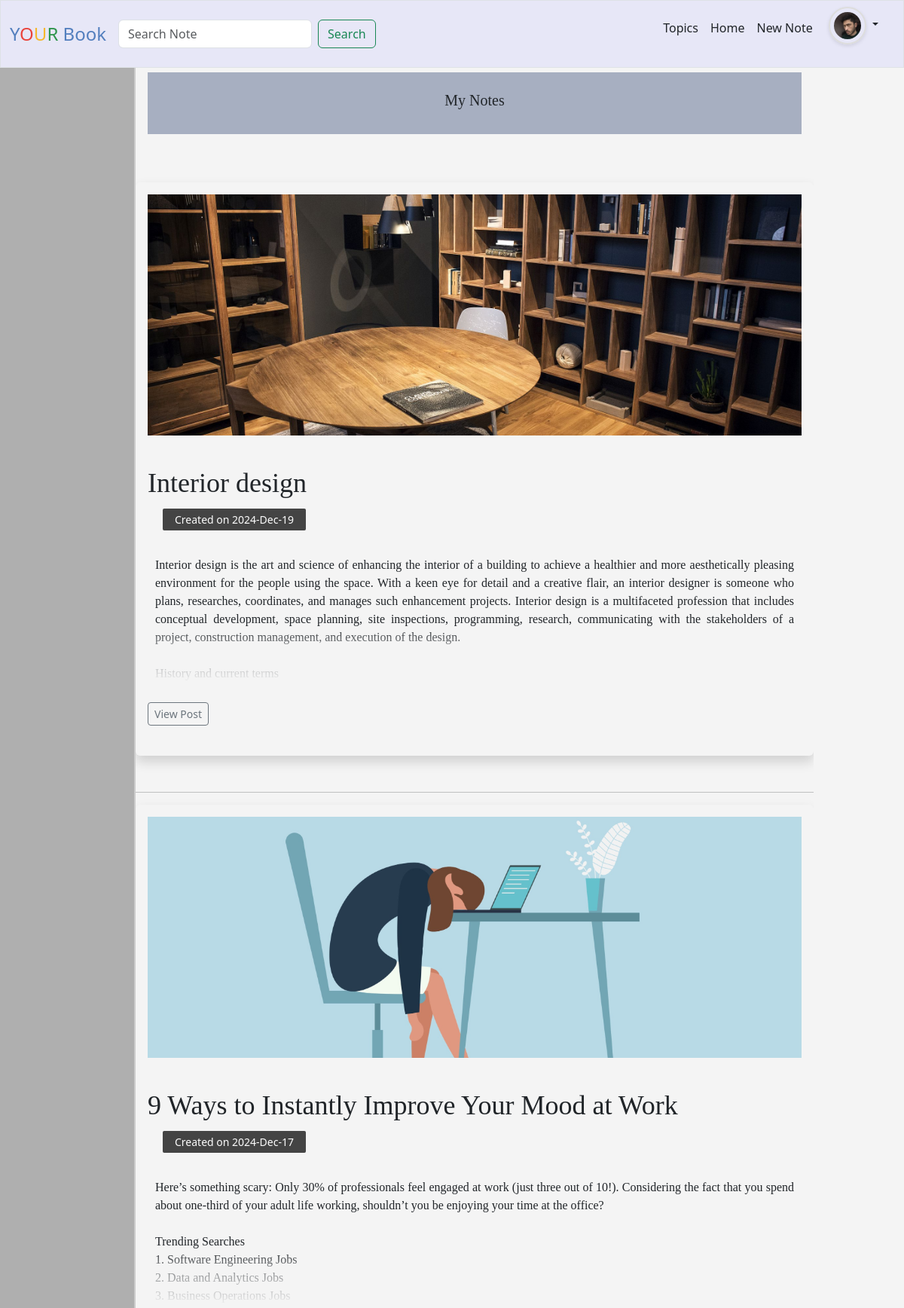
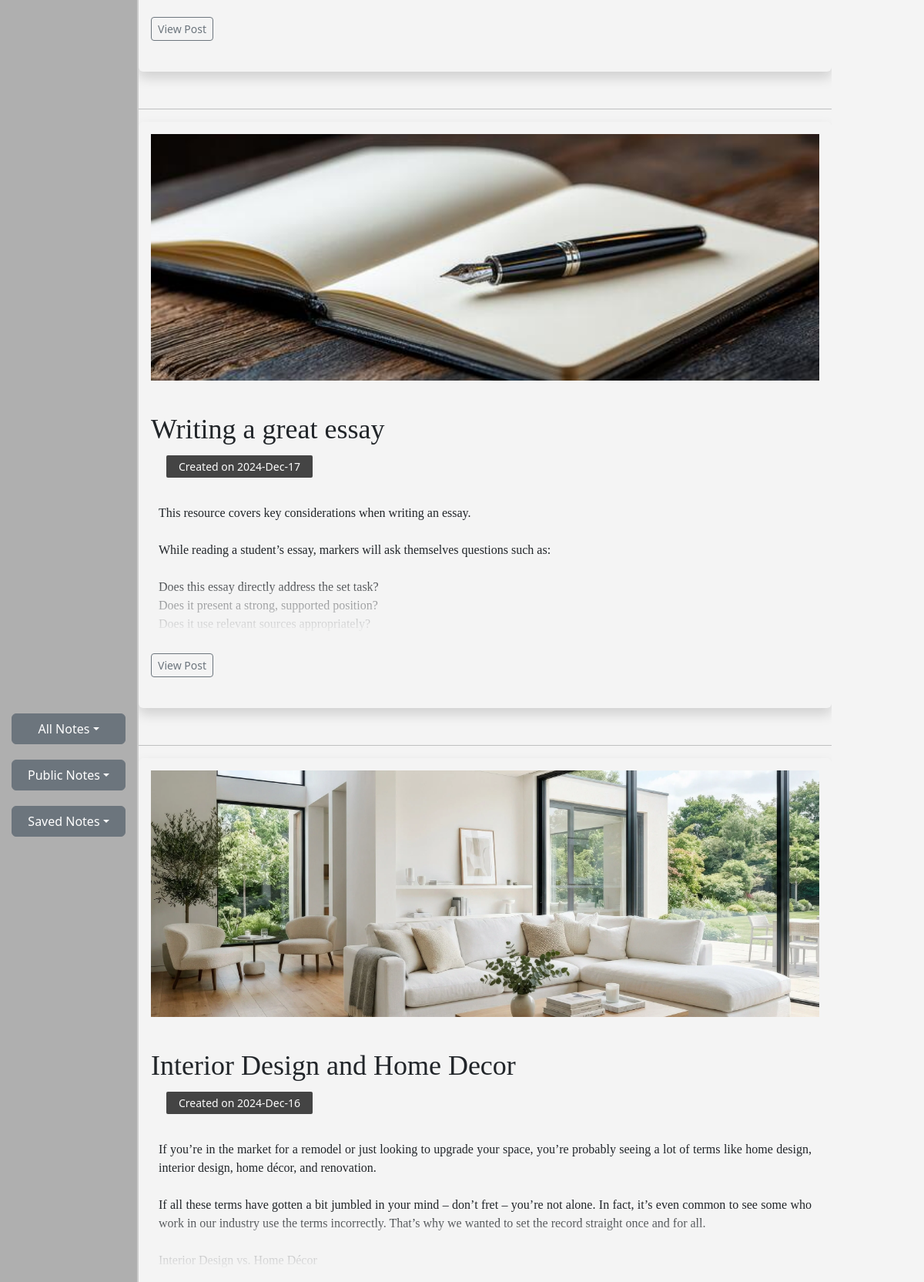
The page / (signed in, upper part) on the database its author committed (2 pictures, top to bottom).
### tables this page shows
CREATE TABLE users (
    id INTEGER PRIMARY KEY AUTOINCREMENT,
    username TEXT NOT NULL,
    hash TEXT NOT NULL
, profile_image TEXT);

CREATE TABLE "posts" (
    id INTEGER PRIMARY KEY AUTOINCREMENT,
    user_id INTEGER,
    author TEXT,
    title TEXT,
    content TEXT,
    image_url TEXT,
    created_at TIMESTAMP DEFAULT CURRENT_TIMESTAMP,
    is_public BOOLEAN DEFAULT FALSE,
    FOREIGN KEY (user_id) REFERENCES users(id)
);

### app.py (the view)
@app.route("/")
def index():
    if "user_id" not in session:
        return redirect("/public")
    posts = db.execute("SELECT * FROM posts WHERE user_id = ? ORDER BY created_at DESC", session["user_id"])
    public_posts = db.execute("SELECT * FROM posts WHERE user_id = ? AND is_public = 1 ORDER BY created_at DESC", session["user_id"])
    users = db.execute("SELECT * FROM users WHERE id = ?", session["user_id"])
    user = users[0]
    saved_posts = db.execute("SELECT * FROM saved WHERE user_id = ?", session["user_id"])
    return render_template("index.html", posts=posts, public_posts=public_posts, saved_posts=saved_posts, user=user)

### app.py (called while the page is built)
@app.template_filter("datetimeformat")
def datetimeformat(value):
    dt = datetime.strptime(value, "%Y-%m-%d %H:%M:%S")
    return dt.strftime("%Y-%b-%d")

@app.after_request
def after_request(response):
    response.headers["Cache-Control"] = "no-cache, no-store, must-revalidate"
    response.headers["Expires"] = 0
    response.headers["Pragma"] = "no-cache"
    return response

### templates/index.html (shortened to what this page needs)
{% extends "layout.html" %}
{% block main %}
    <div style="display: flex; height: 100%;">
        <div style="flex: 1; overflow-y: auto;">
            <div class="container-fluid p-3 mb-5 rounded">
                <div style="background-color: #a7afc1; padding: 0.1%; text-align: center">
                    <br><h2>My Notes</h2><br>
                </div>
            </div>
            {% for post in posts %}
                <div class="container-fluid shadow p-3 mb-5 rounded wrapper">
                    <section class="posts-wrapper">
                        <div class="blogpost-card">
                            <div class="thumbnail-image">
                                {% if post["image_url"] %}
                                <img src="{{ post['image_url'] }}" alt="Image for {{ post['title'] }}" style="max-width: 100%">
                                {% endif %}
                            </div>
                            <h1>{{ post["title"] }}</h1>
                        </div>
                        <div class="post-meta">
                            Created on {{ post["created_at"] | datetimeformat }}
                        </div>
                        <div class="post-body index-post-body">
                            <p style="white-space: pre-wrap; text-align: justify; padding: 10px;">{{ post["content"] | safe }}</p>
                        </div>
                        <br>
                        <div class="read-more-container">
                            <form action="{{ url_for('post') }}" method="get" style="text-align: left;">
                                <button type="submit" class="btn btn-outline-secondary btn-sm">View Post</button>
                            </form>
                        </div>
                        <br>
                    </section>
                </div>
                <hr>
            {% endfor %}
        </div>
    </div>
{% endblock %}

### templates/layout.html (shortened to what this page needs)
<!DOCTYPE html>
<html lang="en">
    <head>
        <link href="https://cdn.jsdelivr.net/npm/bootstrap@5.3.3/dist/css/bootstrap.min.css" rel="stylesheet">
        <link rel="stylesheet" href="https://cdnjs.cloudflare.com/ajax/libs/font-awesome/6.0.0-beta3/css/all.min.css">
        <link href="/static/styles.css" rel="stylesheet">
    </head>
    <body>
        <div class="top-nav">
            <div class="wrapper">
                <nav class="bg-light border navbar navbar-expand-md navbar-light">
                    <div class="container-fluid">
                        <a class="navbar-brand" href="/public"><span class="blue">Y</span><span class="red">O</span><span class="yellow">U</span><span class="green">R</span> <span class="blue">Book</span></a>
                        <div class="collapse navbar-collapse" id="navbar">
                            <form class="d-flex" role="search" method="get" action="{{ url_for('search') }}">
                                <input class="form-control me-2" name="search" type="search" placeholder="Search Note" aria-label="Search" required>
                                <button class="btn btn-outline-success" type="submit">Search</button>
                            </form>
                            {% if session["user_id"] %}
                                <ul class="navbar-nav ms-auto mt-2">
                                    <li class="nav-item"><a class="nav-link" href="{{ url_for('public') }}">Topics</a></li>
                                    <li class="nav-item"><a class="nav-link" href="{{ url_for('index') }}"> Home </a></li>
                                    <li class="nav-item"><a class="nav-link" href="{{ url_for('new_post') }}">New Note</a></li>
                                    <li class="nav-item dropdown avatar">
                                        <div class="dropdown me-2 avatar-container" style="position: relative;">
                                            <button class="btn dropdown-toggle" type="button" data-bs-toggle="dropdown" aria-expanded="false">
                                                <img src="{{  user['profile_image'] or '/static/uploads/default-profile.png' }}" alt="Profile" class="rounded-circle" style="object-fit: cover; border: 2px solid #ddd;">
                                            </button>
                                        </div>
                                    </li>
                                </ul>
                            {% endif %}
                        </div>
                    </div>
                </nav>
            </div>
        </div>
        {% if session["user_id"] %}
            {% if not hide_left_panel %}
                <div id="left-panel" style="background-color: #afafaf; border-right: 2px solid #ccc; overflow-y: auto; padding: 5px; width: 15%;">
                    <div class="dropdown" style="padding: 10px; width: 100%">
                        <button class="btn btn-secondary dropdown-toggle" type="button" data-bs-toggle="dropdown" aria-expanded="false">All Notes</button>
                    </div>
                    <div class="dropdown" style="padding: 10px; width: 100%">
                        <button class="btn btn-secondary dropdown-toggle" type="button" data-bs-toggle="dropdown" aria-expanded="false">Public Notes</button>
                    </div>
                    <div class="dropdown" style="padding: 10px; width: 100%">
                        <button class="btn btn-secondary dropdown-toggle" type="button" data-bs-toggle="dropdown" aria-expanded="false">Saved Notes</button>
                    </div>
                </div>
            {% endif %}
        {% endif %}
        <main>
            {% block main %}{% endblock %}
        </main>
    </body>
</html>

### static/styles.css (style rules this page uses)
* { margin: 0; padding: 0; box-sizing: border-box; }
main { padding-top: 80px; }
.navbar { background-color: #e7e7f7 !important; }
.top-nav { position: fixed; top: 0; width: 100%; z-index: 200; }
#left-panel { position: fixed; display: flex; flex-direction: column; align-items: center; justify-content: center; height: 100%; padding-bottom: 80px; }
#left-panel .dropdown button { width: 100%; height: 40px; text-align: center; }
#left-panel .dropdown { text-align: left; }
nav .navbar-brand { font-size: x-large; }
nav .navbar-brand .blue, .welcome-container .blue { color: #537fbe; }
nav .navbar-brand .red, .welcome-container .red { color: #ea433b; }
nav .navbar-brand .yellow, .welcome-container .yellow { color: #f5b82e; }
nav .navbar-brand .green, .welcome-container .green { color: #2e944b; }
nav { background-color: lightgrey; }
body { background: #f4f4f4; }
h1 { font-size: 25px; }
h2 { font-size: 20px; }
.wrapper p { font-family: Serif; }
.nav-link { position: relative; text-decoration: none; color: inherit; }
.nav-link::after { content: ''; position: absolute; bottom: -2px; left: 0; width: 0%; height: 2px; background-color: green; transition: width 0.5s ease; }
.welcome-body h1, h2, h3, p { font-family: serif; }
.blogpost-card .thumbnail-image > img { width: 100%; height:320px; object-fit: cover; }
.blogpost-card h1 { font-size: 36px; font-family: "dancing script", cursive; margin: 42px 0 12px 0; }
.post-meta { font-size: 14px; background: #444; color: #fcfcfc; display: inline-block; padding: 4px 16px; border-radius: 2px; margin-left: 20px; margin-bottom: 24px; }
.index-post-body { height: 180px; overflow: hidden; position: relative; }
.index-post-body::after { content: ""; height: 100px; width: 100%; position: absolute; bottom: 0; background: rgb(244,244,244); background: linear-gradient( 0deg, rgba(244,244,244,1) 0%, rgba(244,244,244,0.5) 48%, rgba(244,244,244,0) 77%, rgba(244,244,244,0) 100%); pointer-events: none; }
img.rounded-circle { border: 2px solid #ddd; padding: 5px; box-shadow: 0 2px 5px rgba(0, 0, 0, 0.1); }
.avatar-container img.rounded-circle { width: 50px; height: 50px; transition: transform 0.2s ease-in-out; }
.d-flex { display: flex; justify-content: space-between; align-items: center; }
@media (min-width: 800px) { main { padding-left: 15%; padding-right: 10%; } }
@media (min-width: 800px) { .avatar { top: -15px; } }

### rows shown on the page
users: profile_image (picture)
posts: image_url (picture), title "Interior design", created_at "2024-Dec-19", content "Interior design is the art and science of enhancing the interior of a building to achieve a healthier and more aesthetically pleasing environment for the people using the space. With a keen eye for detail and a creative flair, an interior designer is someone who plans, researches, coordinates, and manages such enhancement projects. Interior design is a multifaceted profession that includes conceptual development, space planning, site inspections, programming, research, communicating with the stakeholders of a project, construction management, and execution of the design. History and current terms…"
posts: image_url (picture), title "9 Ways to Instantly Improve Your Mood at Work", created_at "2024-Dec-17", content "Here’s something scary: Only 30% of professionals feel engaged at work (just three out of 10!). Considering the fact that you spend about one-third of your adult life working, shouldn’t you be enjoying your time at the office? Trending Searches 1. Software Engineering Jobs 2. Data and Analytics Jobs 3. Business Operations Jobs…"
posts: image_url (picture), title "Writing a great essay", created_at "2024-Dec-17", content "This resource covers key considerations when writing an essay. While reading a student’s essay, markers will ask themselves questions such as: Does this essay directly address the set task? Does it present a strong, supported position? Does it use relevant sources appropriately?…"
posts: image_url (picture), title "Interior Design and Home Decor", created_at "2024-Dec-16", content "If you’re in the market for a remodel or just looking to upgrade your space, you’re probably seeing a lot of terms like home design, interior design, home décor, and renovation. If all these terms have gotten a bit jumbled in your mind – don’t fret – you’re not alone. In fact, it’s even common to see some who work in our industry use the terms incorrectly. That’s why we wanted to set the record straight once and for all. Interior Design vs. Home Décor…"
